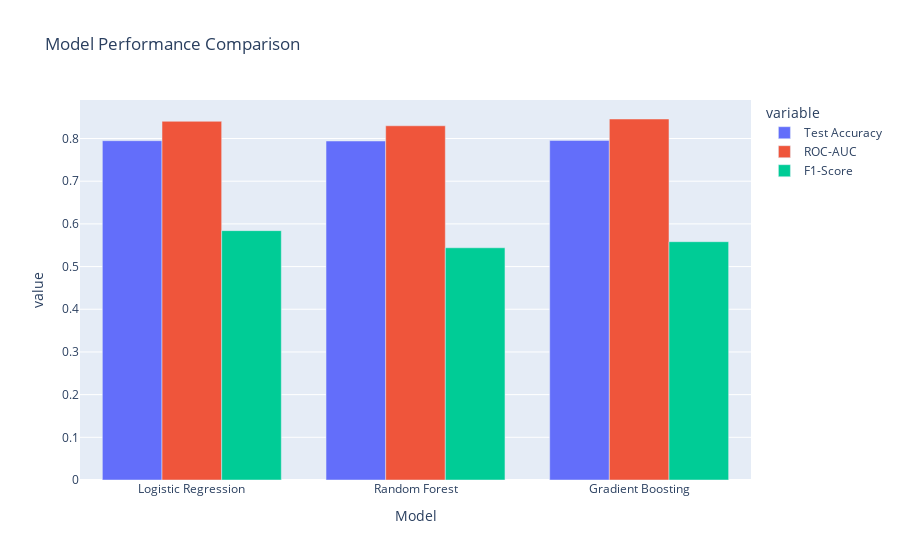

The notebook cell saved with this chart:
### Markdown cell above
### Model Performance Table

### Code cell
performance_summary = pd.DataFrame({
    'Model': ['Logistic Regression', 'Random Forest', 'Gradient Boosting'],
    'Train Accuracy': [accuracy_score(y_train, log_model.predict(X_train)),
                       accuracy_score(y_train, rf_model.predict(X_train)),
                       accuracy_score(y_train, gb_model.predict(X_train))],
    'Test Accuracy': [accuracy_score(y_test, log_model.predict(X_test)),
                      accuracy_score(y_test, rf_model.predict(X_test)),
                      accuracy_score(y_test, gb_model.predict(X_test))],
    'ROC-AUC': [roc_auc_score(y_test, log_model.predict_proba(X_test)[:,1]),
                roc_auc_score(y_test, rf_model.predict_proba(X_test)[:,1]),
                roc_auc_score(y_test, gb_model.predict_proba(X_test)[:,1])],
    'F1-Score': [f1_score(y_test, log_model.predict(X_test)),
                 f1_score(y_test, rf_model.predict(X_test)),
                 f1_score(y_test, gb_model.predict(X_test))]
})

fig = px.bar(performance_summary, x='Model', y=['Test Accuracy','ROC-AUC','F1-Score'], barmode='group',
             title='Model Performance Comparison')
fig.show()

### Figure 1 — Plotly figure (JSON) as saved in the notebook; plotly's stock layout.template omitted (floating-point values rounded to 4 significant figures)
{"data": [{"alignmentgroup": "True", "hovertemplate": "variable=Test Accuracy<br>Model=%{x}<br>value=%{y}<extra></extra>", "legendgroup": "Test Accuracy", "marker": {"color": "#636efa", "pattern": {"shape": ""}}, "name": "Test Accuracy", "offsetgroup": "Test Accuracy", "orientation": "v", "showlegend": true, "textposition": "auto", "type": "bar", "x": ["Logistic Regression", "Random Forest", "Gradient Boosting"], "xaxis": "x", "y": [0.7949, 0.7942, 0.7956], "yaxis": "y"}, {"alignmentgroup": "True", "hovertemplate": "variable=ROC-AUC<br>Model=%{x}<br>value=%{y}<extra></extra>", "legendgroup": "ROC-AUC", "marker": {"color": "#EF553B", "pattern": {"shape": ""}}, "name": "ROC-AUC", "offsetgroup": "ROC-AUC", "orientation": "v", "showlegend": true, "textposition": "auto", "type": "bar", "x": ["Logistic Regression", "Random Forest", "Gradient Boosting"], "xaxis": "x", "y": [0.8403, 0.8298, 0.8457], "yaxis": "y"}, {"alignmentgroup": "True", "hovertemplate": "variable=F1-Score<br>Model=%{x}<br>value=%{y}<extra></extra>", "legendgroup": "F1-Score", "marker": {"color": "#00cc96", "pattern": {"shape": ""}}, "name": "F1-Score", "offsetgroup": "F1-Score", "orientation": "v", "showlegend": true, "textposition": "auto", "type": "bar", "x": ["Logistic Regression", "Random Forest", "Gradient Boosting"], "xaxis": "x", "y": [0.5842, 0.544, 0.5583], "yaxis": "y"}], "layout": {"barmode": "group", "legend": {"title": {"text": "variable"}, "tracegroupgap": 0}, "title": {"text": "Model Performance Comparison"}, "xaxis": {"anchor": "y", "domain": [0, 1], "title": {"text": "Model"}}, "yaxis": {"anchor": "x", "domain": [0, 1], "title": {"text": "value"}}}}
